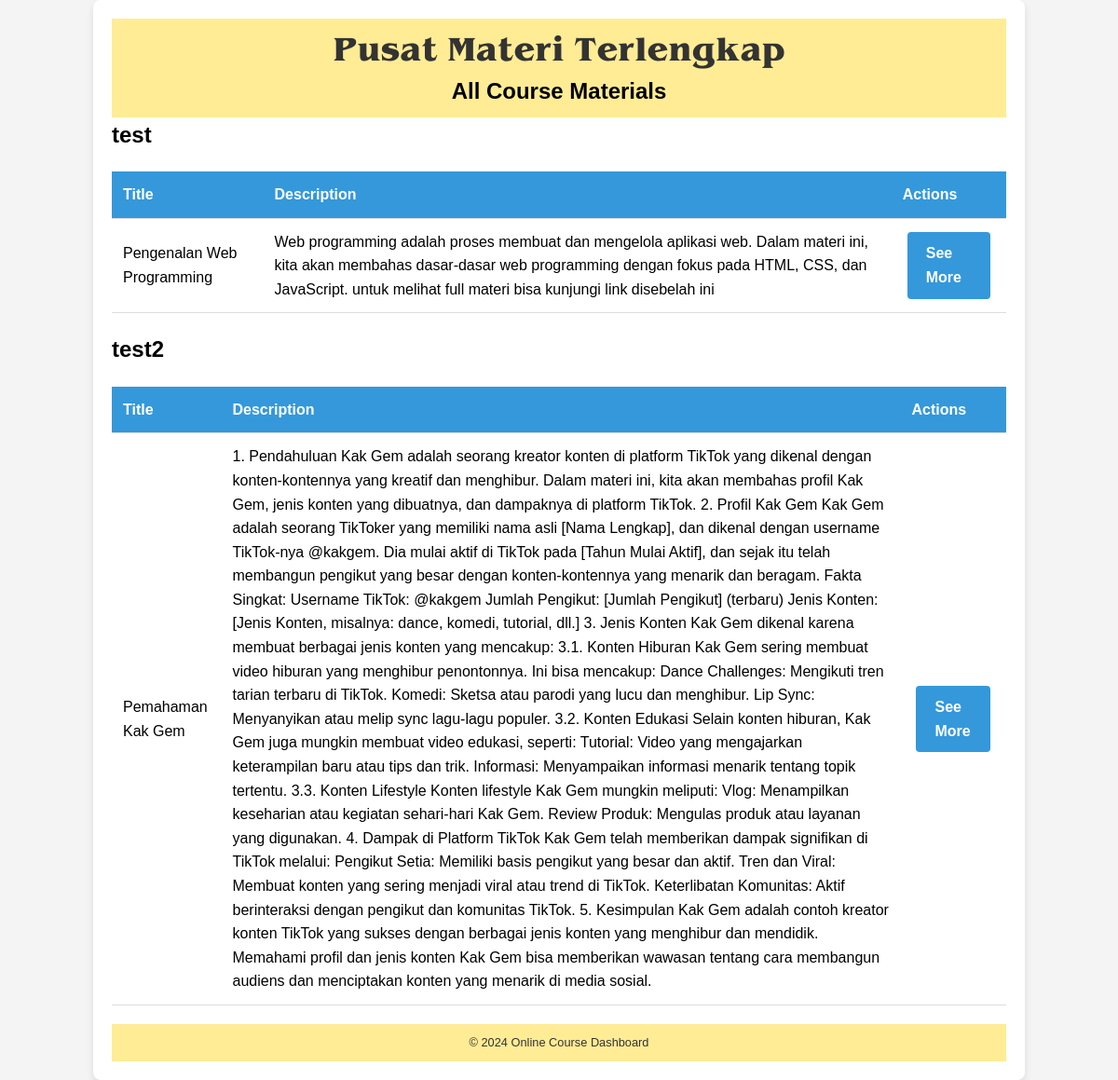
/public_materials.php, run on the app's committed database.
### tables this page shows
CREATE TABLE `courses` (
  `id` int(11) NOT NULL,
  `title` varchar(255) NOT NULL,
  `description` text NOT NULL,
  `duration` varchar(50) NOT NULL
);

CREATE TABLE `materials` (
  `id` int(11) NOT NULL,
  `course_id` int(11) NOT NULL,
  `title` varchar(255) NOT NULL,
  `description` text NOT NULL,
  `embed_link` text NOT NULL
);

### public_materials.php (the view, shortened to what this page needs)
<?php
$conn = new mysqli('localhost', 'root', '', 'online_course');
$course_stmt = $conn->prepare("SELECT id, title FROM courses");
$course_stmt->execute();
$course_result = $course_stmt->get_result();
?>
<!DOCTYPE html>
<html>
<head>
    <link rel="stylesheet" type="text/css" href="style.css">
</head>
<body>
    <div class="dashboard">
        <header>
        <h1>Pusat Materi Terlengkap</h1>
            <h2>All Course Materials</h2>
        </header>
        <div class="content">
            <?php while ($course = $course_result->fetch_assoc()): ?>
                <h2><?php echo htmlspecialchars($course['title']); ?></h2>
                <?php
                $materials_stmt = $conn->prepare("SELECT title, description, embed_link FROM materials WHERE course_id = ?");
                $materials_stmt->bind_param("i", $course['id']);
                $materials_stmt->execute();
                $materials_result = $materials_stmt->get_result();
                ?>
                <div class="table-container">
                    <?php if ($materials_result->num_rows > 0): ?>
                        <table>
                            <thead>
                                <tr>
                                    <th>Title</th>
                                    <th>Description</th>
                                    <th>Actions</th>
                                </tr>
                            </thead>
                            <tbody>
                                <?php while ($material = $materials_result->fetch_assoc()): ?>
                                    <tr>
                                        <td><?php echo htmlspecialchars($material['title']); ?></td>
                                        <td><?php echo htmlspecialchars($material['description']); ?></td>
                                        <td>
                                            <a href="<?php echo htmlspecialchars($material['embed_link']); ?>" class="btn btn-watch" target="_blank">See More</a>
                                        </td>
                                    </tr>
                                <?php endwhile; ?>
                            </tbody>
                        </table>
                    <?php else: ?>
                        <p>No materials available for this course.</p>
                    <?php endif; ?>
                </div>
            <?php endwhile; ?>
        </div>
        <footer>
            <p>&copy; 2024 Online Course Dashboard</p>
        </footer>
    </div>
</body>
</html>

### style.css (style rules this page uses)
* { margin: 0; padding: 0; box-sizing: border-box; }
body { font-family: Arial, sans-serif; line-height: 1.6; background-color: #f4f4f4; }
.dashboard { max-width: 1000px; margin: 0 auto; padding: 20px; background-color: #fff; border-radius: 8px; box-shadow: 0 4px 8px rgba(0, 0, 0, 0.1); }
header { background: #ffec95; padding: 8px 0; text-align: center; }
header h1 { font-family: 'Benguiat-Bold', Arial, sans-serif; color: #333; }
.btn { display: inline-block; background-color: #3498db; color: #fff; padding: 10px 20px; border-radius: 4px; text-decoration: none; font-weight: bold; transition: background-color 0.3s; margin: 0 5px; }
.table-container { margin: 20px 0; }
table { width: 100%; border-collapse: collapse; }
thead { background-color: #3498db; color: #fff; }
th, td { padding: 12px; text-align: left; border-bottom: 1px solid #ddd; }
th { font-family: 'NewYork', Arial, sans-serif; }
footer { background: #ffec95; color: #333; text-align: center; padding: 10px 0; font-size: 0.8em; }

### data on the page
courses: title "test"
materials: title "Pengenalan Web Programming", description "Web programming adalah proses membuat dan mengelola aplikasi web. Dalam materi ini, kita akan membahas dasar-dasar web programming dengan fokus pada HTML, CSS, dan JavaScript. untuk melihat full materi bisa kunjungi link disebelah ini"
courses: title "test2"
materials: title "Pemahaman Kak Gem", description "1. Pendahuluan Kak Gem adalah seorang kreator konten di platform TikTok yang dikenal dengan konten-kontennya yang kreatif dan menghibur. Dalam materi ini, kita akan membahas profil Kak Gem, jenis konten yang dibuatnya, dan dampaknya di platform TikTok. 2. Profil Kak Gem Kak Gem adalah seorang TikToker yang memiliki nama asli [Nama Lengkap], dan dikenal dengan username TikTok-nya @kakgem. Dia mulai aktif di TikTok pada [Tahun Mulai Aktif], dan sejak itu telah membangun pengikut yang besar dengan konten-kontennya yang menarik dan beragam. Fakta Singkat: Username TikTok: @kakgem Jumlah Pengikut: [Jumlah Pengikut] (terbaru) Jenis Konten: [Jenis Konten, misalnya: dance, komedi, tutorial, dll.]…"
